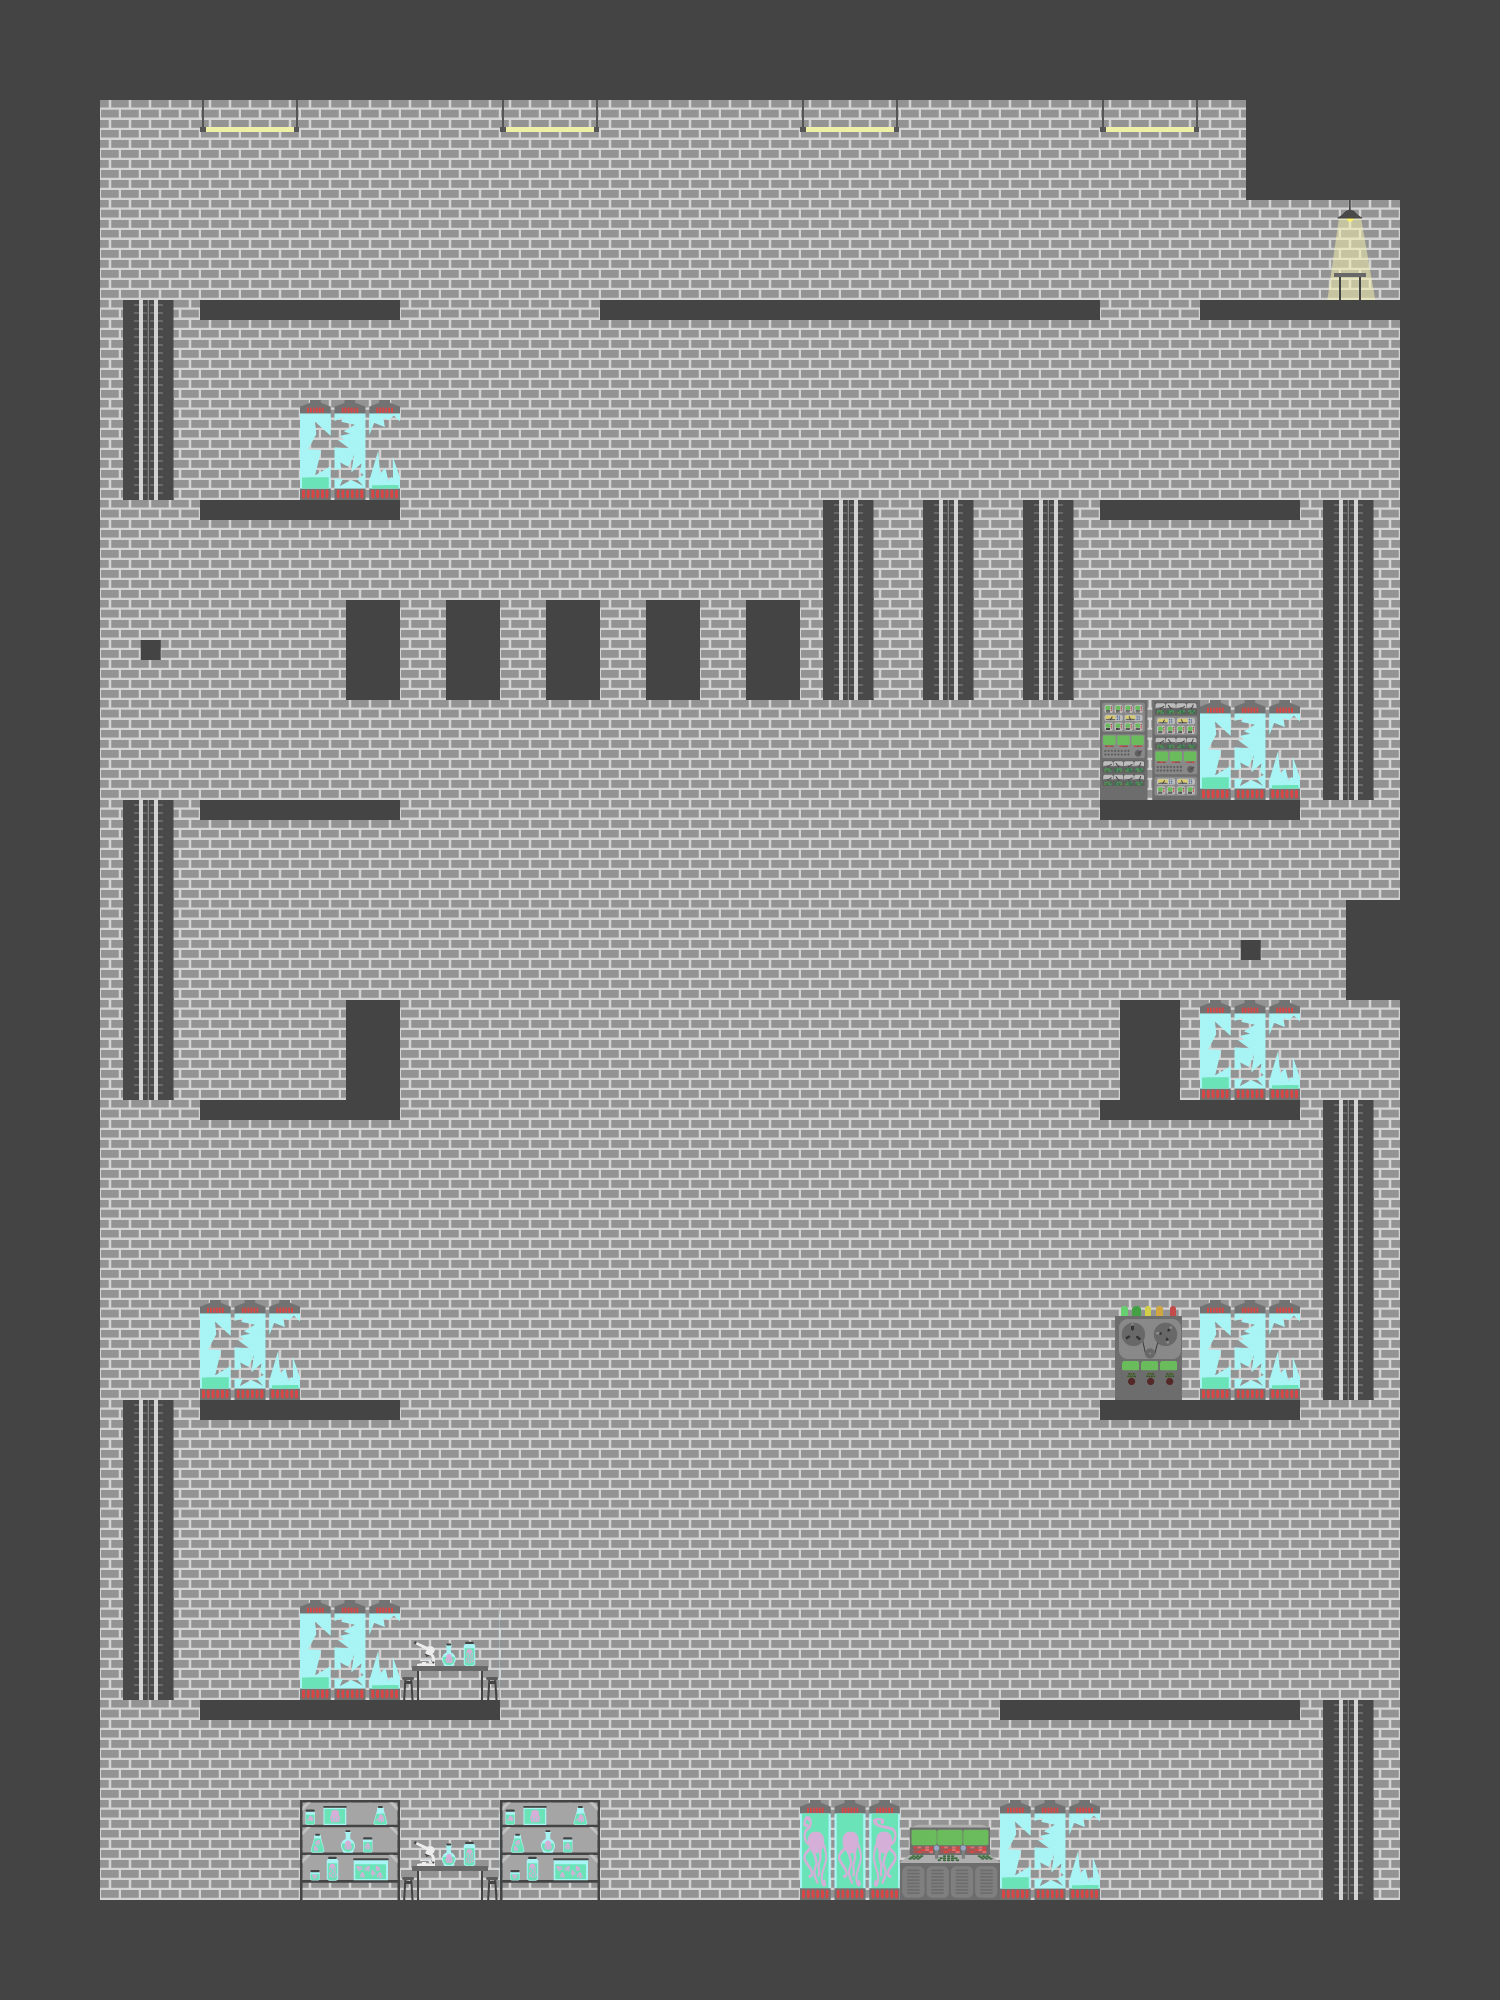

Rendered tile map (Tiled .tmx) drawn with the repository's tilesets; below, a short description and the map source with its tile grids summarised:
An orthogonal 15x20 tile map with 100x100 px tiles, 2 tile layers (Fond, Solide) and 27 objects (10x platform, 9x verticalPlatform, 3x alien, Start, endLevelLift, ...).

<map version="1.0" orientation="orthogonal" renderorder="left-up" width="15" height="20" tilewidth="100" tileheight="100" nextobjectid="33">
 <tileset firstgid="1" name="ElementsTiles-01-01" tilewidth="100" tileheight="100">
  <image source="ElementsTiles-01-01.png" width="1300" height="300" />
 </tileset>
 <layer name="Fond" width="15" height="20">
  <data>[300 cells, 234 non-empty, 11 distinct tile ids]</data>
 </layer>
 <layer name="Solide" width="15" height="20">
  <data>[300 cells, 109 non-empty, 5 distinct tile ids]</data>
 </layer>
 <objectgroup name="Objets">
  <object id="1" name="Start" x="110" y="1794" width="88" height="106" />
  <object id="2" name="endLevelLift" x="992.5" y="178" width="105" height="122">
   <properties>
    <property name="nextLevel" value="_Level02_v1_100px" />
   </properties>
  </object>
  <object id="3" name="uranium" type="Item" x="1334.5" y="242.5" width="29" height="29">
   <ellipse />
  </object>
  <object id="4" name="verticalPlatform" x="1302" y="1100" width="97" height="305">
   <properties>
    <property name="moveUpFirst" value="1" />
    <property name="movementDuration" value="3" />
    <property name="x_limit" value="802" />
    <property name="y_limit" value="430" />
   </properties>
  </object>
  <object id="5" name="verticalPlatform" x="1300.5" y="1700" width="97" height="200">
   <properties>
    <property name="moveUpFirst" value="1" />
    <property name="movementDuration" value="3" />
    <property name="x_limit" value="802" />
    <property name="y_limit" value="430" />
   </properties>
  </object>
  <object id="6" name="verticalPlatform" x="101" y="1400" width="97" height="305">
   <properties>
    <property name="moveUpFirst" value="1" />
    <property name="movementDuration" value="3" />
    <property name="x_limit" value="802" />
    <property name="y_limit" value="430" />
   </properties>
  </object>
  <object id="7" name="platform" x="895" y="1700" width="100" height="8">
   <properties>
    <property name="decalage" value="problemeCarte" />
    <property name="movementDuration" value="2" />
    <property name="x_limit" value="502" />
   </properties>
  </object>
  <object id="8" name="platform" x="407" y="1400" width="60" height="10">
   <properties>
    <property name="decalage" value="problemeCarte" />
    <property name="movementDuration" value="2" />
    <property name="x_limit" value="590" />
   </properties>
  </object>
  <object id="9" name="platform" x="874.517" y="1400" width="60" height="10">
   <properties>
    <property name="movementDuration" value="2" />
    <property name="x_limit" value="1036" />
   </properties>
  </object>
  <object id="10" name="alien1" type="alien" x="419.701" y="1657.71" width="59.1045" height="36.9403">
   <properties>
    <property name="moveX" value="-100" />
   </properties>
  </object>
  <object id="11" name="verticalPlatform" x="101" y="800" width="97" height="305">
   <properties>
    <property name="moveUpFirst" value="1" />
    <property name="movementDuration" value="3" />
    <property name="x_limit" value="802" />
    <property name="y_limit" value="430" />
   </properties>
  </object>
  <object id="12" name="verticalPlatform" x="101" y="300" width="97" height="205">
   <properties>
    <property name="moveUpFirst" value="1" />
    <property name="movementDuration" value="3" />
    <property name="x_limit" value="802" />
    <property name="y_limit" value="430" />
   </properties>
  </object>
  <object id="13" name="verticalPlatform" x="1300" y="500" width="97" height="305">
   <properties>
    <property name="moveUpFirst" value="1" />
    <property name="movementDuration" value="3" />
    <property name="x_limit" value="802" />
    <property name="y_limit" value="430" />
   </properties>
  </object>
  <object id="14" name="verticalPlatform" x="801" y="497" width="95" height="191">
   <properties>
    <property name="idleDuration" value=".5" />
    <property name="moveUpFirst" value="1" />
    <property name="movementDuration" value="1" />
    <property name="x_limit" value="802" />
    <property name="y_limit" value="430" />
   </properties>
  </object>
  <object id="15" name="verticalPlatform" x="1001" y="497" width="95" height="191">
   <properties>
    <property name="idleDuration" value=".1" />
    <property name="moveUpFirst" value="1" />
    <property name="movementDuration" value="3" />
    <property name="x_limit" value="802" />
    <property name="y_limit" value="430" />
   </properties>
  </object>
  <object id="16" name="verticalPlatform" x="901" y="497" width="95" height="191">
   <properties>
    <property name="idleDuration" value=".1" />
    <property name="moveUpFirst" value="0" />
    <property name="movementDuration" value="5" />
    <property name="x_limit" value="802" />
    <property name="y_limit" value="430" />
   </properties>
  </object>
  <object id="17" name="alien1" type="alien" x="925.672" y="457.152" width="59.1045" height="36.9403">
   <properties>
    <property name="moveX" value="-10" />
   </properties>
  </object>
  <object id="19" name="platform" x="495" y="300" width="101" height="10">
   <properties>
    <property name="movementDuration" value=".5" />
    <property name="x_limit" value="404" />
   </properties>
  </object>
  <object id="20" name="platform" x="994" y="1100" width="101" height="10">
   <properties>
    <property name="movementDuration" value="2" />
    <property name="x_limit" value="800" />
   </properties>
  </object>
  <object id="21" name="platform" x="401" y="1100" width="101" height="10">
   <properties>
    <property name="movementDuration" value="2" />
    <property name="x_limit" value="696" />
   </properties>
  </object>
  <object id="22" name="platform" x="402" y="800" width="101" height="10">
   <properties>
    <property name="movementDuration" value="2" />
    <property name="x_limit" value="696" />
   </properties>
  </object>
  <object id="23" name="platform" x="994" y="800" width="101" height="10">
   <properties>
    <property name="movementDuration" value="2" />
    <property name="x_limit" value="800" />
   </properties>
  </object>
  <object id="24" name="platform" x="720" y="1400" width="150" height="10">
   <properties>
    <property name="movementDuration" value="2" />
    <property name="x_limit" value="650" />
   </properties>
  </object>
  <object id="25" name="alien1" type="alien" x="781.848" y="1370" width="39.1523" height="24.4701">
   <properties>
    <property name="moveX" value="-10" />
   </properties>
  </object>
  <object id="30" name="Startzzz" x="216" y="681" width="88" height="106" />
  <object id="31" name="timeBonus" x="138" y="588" width="20" height="20">
   <properties>
    <property name="seconds" value="25" />
   </properties>
   <ellipse />
  </object>
  <object id="32" name="platform" x="401.5" y="986" width="101" height="10">
   <properties>
    <property name="idleDuration" value=".5" />
    <property name="movementDuration" value="4" />
    <property name="x_limit" value="994" />
   </properties>
  </object>
 </objectgroup>
</map>
